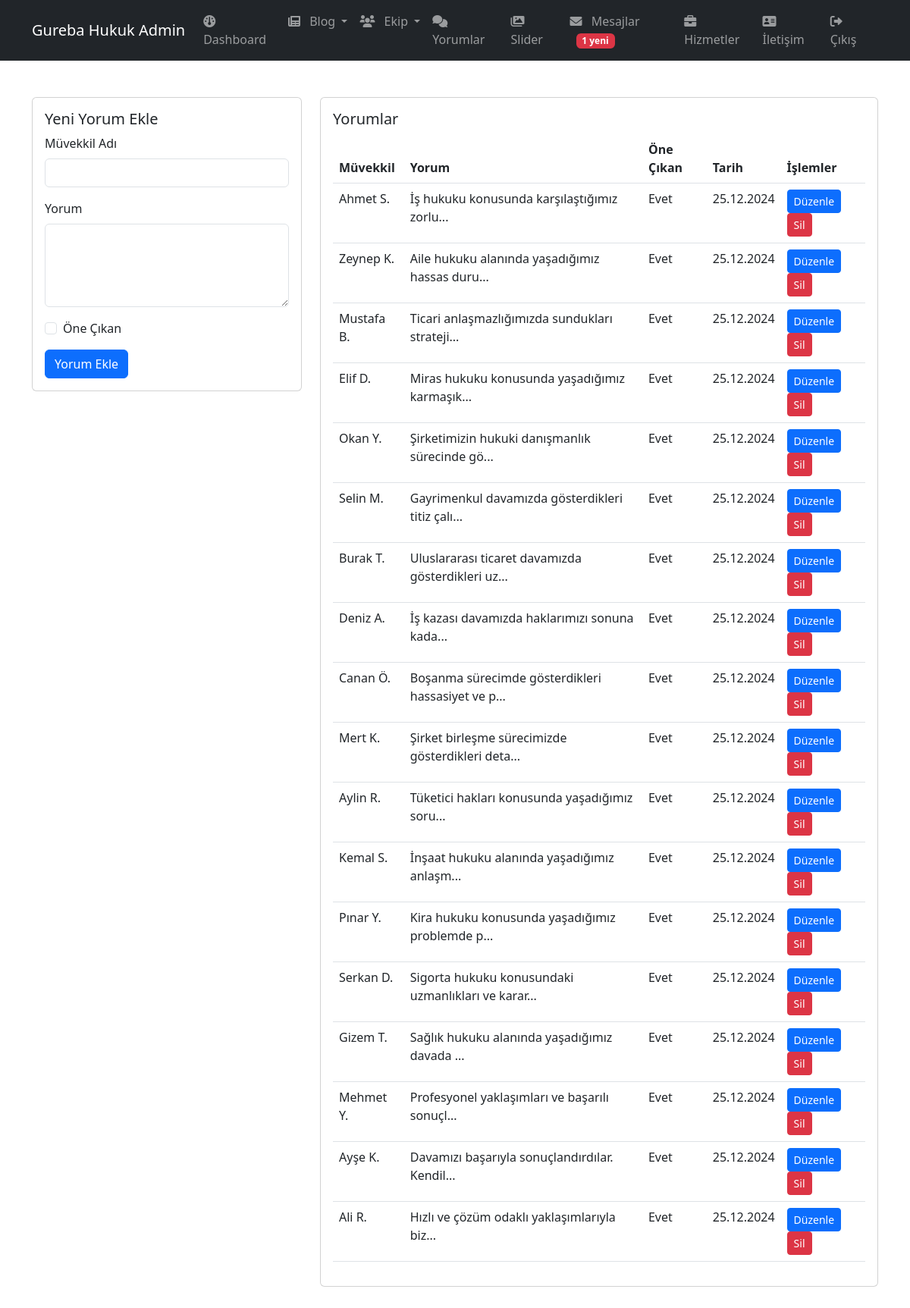
Screenshot of /admin/yorumlar.php (signed in) with the database file from the repository.
### tables this page shows
CREATE TABLE IF NOT EXISTS `testimonials` (
  `id` int NOT NULL AUTO_INCREMENT,
  `client_name` varchar(100) NOT NULL,
  `testimonial` text NOT NULL,
  `featured` tinyint(1) DEFAULT '0',
  `status` tinyint(1) DEFAULT '1',
  `created_at` timestamp NULL DEFAULT CURRENT_TIMESTAMP,
  PRIMARY KEY (`id`)
);

### admin/yorumlar.php (the view, shortened to what this page needs)
<?php
include '../includes/config.php';
$query = "SELECT * FROM testimonials ORDER BY created_at DESC";
$testimonials = $conn->query($query);
?>
<!DOCTYPE html>
<html lang="tr">
<head>
    <link rel="stylesheet" href="https://cdn.jsdelivr.net/npm/bootstrap@5.3.0/dist/css/bootstrap.min.css">
    <link rel="stylesheet" href="https://cdnjs.cloudflare.com/ajax/libs/font-awesome/6.0.0/css/all.min.css">
</head>
<body>
    <?php include 'includes/admin-header.php'; ?>
    <div class="container py-5">
        <div class="row">
            <div class="col-md-4">
                <div class="card">
                    <div class="card-body">
                        <h5 class="card-title">Yeni Yorum Ekle</h5>
                        <form method="post">
                            <div class="mb-3">
                                <label class="form-label">Müvekkil Adı</label>
                                <input type="text" name="client_name" class="form-control" required>
                            </div>
                            <div class="mb-3">
                                <label class="form-label">Yorum</label>
                                <textarea name="testimonial" class="form-control" rows="4" required></textarea>
                            </div>
                            <div class="mb-3 form-check">
                                <input type="checkbox" name="featured" class="form-check-input" id="featured">
                                <label class="form-check-label" for="featured">Öne Çıkan</label>
                            </div>
                            <button type="submit" name="add_testimonial" class="btn btn-primary">Yorum Ekle</button>
                        </form>
                    </div>
                </div>
            </div>
            <div class="col-md-8">
                <div class="card">
                    <div class="card-body">
                        <h5 class="card-title">Yorumlar</h5>
                        <div class="table-responsive">
                            <table class="table">
                                <thead>
                                    <tr>
                                        <th>Müvekkil</th>
                                        <th>Yorum</th>
                                        <th>Öne Çıkan</th>
                                        <th>Tarih</th>
                                        <th>İşlemler</th>
                                    </tr>
                                </thead>
                                <tbody>
                                    <?php while($testimonial = $testimonials->fetch_assoc()): ?>
                                    <tr>
                                        <td><?php echo htmlspecialchars($testimonial['client_name']); ?></td>
                                        <td><?php echo htmlspecialchars(substr($testimonial['testimonial'], 0, 50)) . '...'; ?></td>
                                        <td><?php echo $testimonial['featured'] ? 'Evet' : 'Hayır'; ?></td>
                                        <td><?php echo date('d.m.Y', strtotime($testimonial['created_at'])); ?></td>
                                        <td>
                                            <a href="yorum-duzenle.php?id=<?php echo $testimonial['id']; ?>"
                                               class="btn btn-sm btn-primary">Düzenle</a>
                                            <a href="?delete=<?php echo $testimonial['id']; ?>"
                                               class="btn btn-sm btn-danger"
                                               onclick="return confirm('Bu yorumu silmek istediğinizden emin misiniz?')">Sil</a>
                                        </td>
                                    </tr>
                                    <?php endwhile; ?>
                                </tbody>
                            </table>
                        </div>
                    </div>
                </div>
            </div>
        </div>
    </div>
</body>
</html>

### rows the page displays
testimonials: client_name "Ahmet S.", testimonial "İş hukuku konusunda karşılaştığımız zorlu", featured "Evet", created_at "25.12.2024"
testimonials: client_name "Zeynep K.", testimonial "Aile hukuku alanında yaşadığımız hassas duru", featured "Evet", created_at "25.12.2024"
testimonials: client_name "Mustafa B.", testimonial "Ticari anlaşmazlığımızda sundukları strateji", featured "Evet", created_at "25.12.2024"
testimonials: client_name "Elif D.", testimonial "Miras hukuku konusunda yaşadığımız karmaşık", featured "Evet", created_at "25.12.2024"
testimonials: client_name "Okan Y.", testimonial "Şirketimizin hukuki danışmanlık sürecinde gö", featured "Evet", created_at "25.12.2024"
testimonials: client_name "Selin M.", testimonial "Gayrimenkul davamızda gösterdikleri titiz çalı", featured "Evet", created_at "25.12.2024"
testimonials: client_name "Burak T.", testimonial "Uluslararası ticaret davamızda gösterdikleri uz", featured "Evet", created_at "25.12.2024"
testimonials: client_name "Deniz A.", testimonial "İş kazası davamızda haklarımızı sonuna kada", featured "Evet", created_at "25.12.2024"
testimonials: client_name "Canan Ö.", testimonial "Boşanma sürecimde gösterdikleri hassasiyet ve p", featured "Evet", created_at "25.12.2024"
testimonials: client_name "Mert K.", testimonial "Şirket birleşme sürecimizde gösterdikleri deta", featured "Evet", created_at "25.12.2024"
testimonials: client_name "Aylin R.", testimonial "Tüketici hakları konusunda yaşadığımız soru", featured "Evet", created_at "25.12.2024"
testimonials: client_name "Kemal S.", testimonial "İnşaat hukuku alanında yaşadığımız anlaşm", featured "Evet", created_at "25.12.2024"
testimonials: client_name "Pınar Y.", testimonial "Kira hukuku konusunda yaşadığımız problemde p", featured "Evet", created_at "25.12.2024"
testimonials: client_name "Serkan D.", testimonial "Sigorta hukuku konusundaki uzmanlıkları ve karar", featured "Evet", created_at "25.12.2024"
testimonials: client_name "Gizem T.", testimonial "Sağlık hukuku alanında yaşadığımız davada", featured "Evet", created_at "25.12.2024"
testimonials: client_name "Mehmet Y.", testimonial "Profesyonel yaklaşımları ve başarılı sonuçl", featured "Evet", created_at "25.12.2024"
testimonials: client_name "Ayşe K.", testimonial "Davamızı başarıyla sonuçlandırdılar. Kendil", featured "Evet", created_at "25.12.2024"
testimonials: client_name "Ali R.", testimonial "Hızlı ve çözüm odaklı yaklaşımlarıyla biz", featured "Evet", created_at "25.12.2024"

### other values shown
$unread_count "1"
